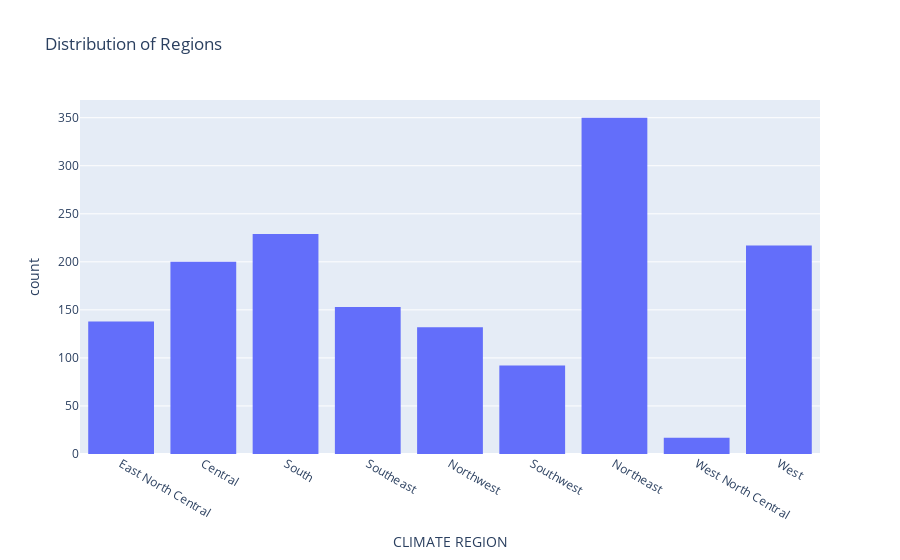

Notebook code cell kept with this figure:
### Markdown cell above
##### Climate Region
Which regions are most represented in my dataset? This could affect how I analyze my data, if certain regions are overrepresented.

### Code cell
# Univariate Analysis
fig1 = px.histogram(df, x='CLIMATE REGION', title='Distribution of Regions')
fig1.show()

### Figure 1 — Plotly figure (JSON) as saved in the notebook; plotly's stock layout.template omitted (floating-point values rounded to 4 significant figures; data arrays with more than 128 entries replaced by an {"elided": "..."} marker saying what was removed)
{"data": [{"alignmentgroup": "True", "bingroup": "x", "hovertemplate": "CLIMATE REGION=%{x}<br>count=%{y}<extra></extra>", "legendgroup": "", "marker": {"color": "#636efa", "pattern": {"shape": ""}}, "name": "", "offsetgroup": "", "orientation": "v", "showlegend": false, "type": "histogram", "x": {"elided": "1534 str values"}, "xaxis": "x", "yaxis": "y"}], "layout": {"barmode": "relative", "legend": {"tracegroupgap": 0}, "title": {"text": "Distribution of Regions"}, "xaxis": {"anchor": "y", "domain": [0, 1], "title": {"text": "CLIMATE REGION"}}, "yaxis": {"anchor": "x", "domain": [0, 1], "title": {"text": "count"}}}}
